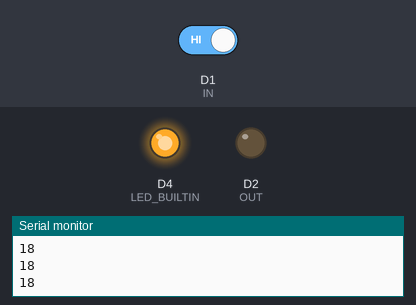
This sketch was run on a simulated ESP8266 (NodeMCU). Shown: output pins drawn as LEDs (lit = HIGH, except the on-board LED, lit = LOW), the last lines printed to the serial monitor. Inputs (shaded band) come from the test bench; at power-on: D1 (IN) HIGH.

Above: at 1.3 s.
1.4 s: D1 (IN) driven LOW
At 2.0 s:
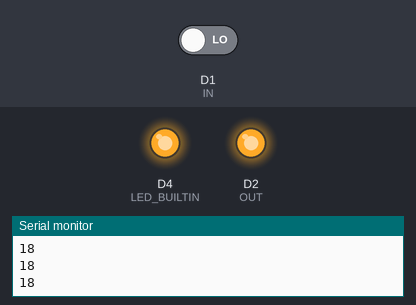
2.9 s: D1 (IN) driven HIGH
At 3.6 s:
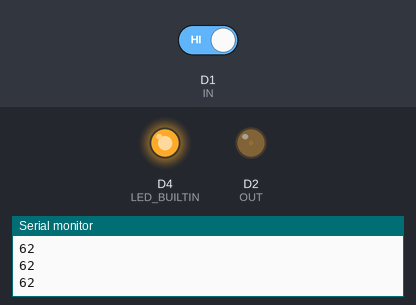
Timing chart, 0 to 5.9 s (numbered marks = the images above; inputs shaded):
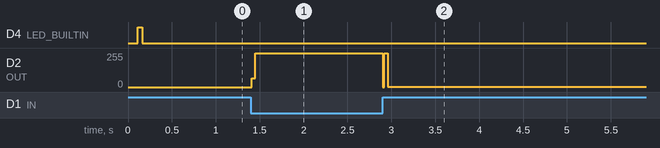

The sketch:

01_capacitiveSensing.ino
```cpp
const int IN = D1;
const int OUT = D2;

const int touchVal = 7;

int consecutiveTouchMeasurements = 0;

void setup() {
  pinMode(IN, INPUT);
  pinMode(OUT, OUTPUT);
  pinMode(LED_BUILTIN, OUTPUT);

  Serial.begin(115200);
  delay(100);
}

void loop() {
  digitalWrite(OUT, LOW);
  delay(10);

  long startTime = micros();

  digitalWrite(OUT, HIGH);
  while (digitalRead(IN) == LOW) ;
  long sensVal = micros() - startTime;
  Serial.println(sensVal);

  if (sensVal > touchVal) {
    consecutiveTouchMeasurements++;
  } else {
    consecutiveTouchMeasurements = 0;
  }

  if (consecutiveTouchMeasurements > 5) {
    digitalWrite(LED_BUILTIN, LOW);
  } else {
    digitalWrite(LED_BUILTIN, HIGH);
  }
}
```

Measured:
- after the input at 1.4 s, D2 (OUT): 0/255 → 255/255 at once
- after the input at 2.9 s, D2 (OUT): 255/255 → 2/255 at once
